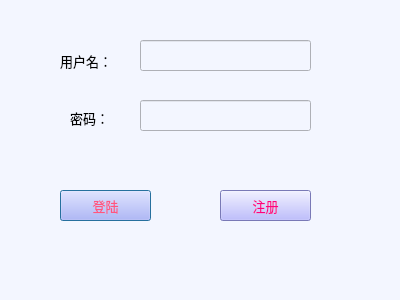
<?xml version="1.0" encoding="UTF-8"?>
<ui version="4.0">
 <class>LoginDialog</class>
 <widget class="QDialog" name="LoginDialog">
  <property name="geometry">
   <rect>
    <x>0</x>
    <y>0</y>
    <width>400</width>
    <height>300</height>
   </rect>
  </property>
  <property name="minimumSize">
   <size>
    <width>400</width>
    <height>300</height>
   </size>
  </property>
  <property name="maximumSize">
   <size>
    <width>400</width>
    <height>300</height>
   </size>
  </property>
  <property name="font">
   <font>
    <family>微软雅黑</family>
    <pointsize>10</pointsize>
   </font>
  </property>
  <property name="windowTitle">
   <string>登陆</string>
  </property>
  <property name="windowIcon">
   <iconset>
    <normaloff>111111111.jpeg</normaloff>111111111.jpeg</iconset>
  </property>
  <property name="styleSheet">
   <string notr="true">background-color: rgb(243, 246, 255);</string>
  </property>
  <widget class="QLabel" name="userNameLabel">
   <property name="geometry">
    <rect>
     <x>60</x>
     <y>50</y>
     <width>72</width>
     <height>21</height>
    </rect>
   </property>
   <property name="text">
    <string>用户名：</string>
   </property>
  </widget>
  <widget class="QLineEdit" name="userNameLineEdit">
   <property name="geometry">
    <rect>
     <x>140</x>
     <y>40</y>
     <width>171</width>
     <height>31</height>
    </rect>
   </property>
  </widget>
  <widget class="QLabel" name="passwordLabel">
   <property name="geometry">
    <rect>
     <x>70</x>
     <y>110</y>
     <width>72</width>
     <height>16</height>
    </rect>
   </property>
   <property name="text">
    <string>密码：</string>
   </property>
  </widget>
  <widget class="QLineEdit" name="passwordLineEdit">
   <property name="geometry">
    <rect>
     <x>140</x>
     <y>100</y>
     <width>171</width>
     <height>31</height>
    </rect>
   </property>
  </widget>
  <widget class="QPushButton" name="loginPushButton">
   <property name="geometry">
    <rect>
     <x>60</x>
     <y>190</y>
     <width>91</width>
     <height>31</height>
    </rect>
   </property>
   <property name="styleSheet">
    <string notr="true">color: rgb(255, 85, 127);
background-color: rgb(170, 170, 255);</string>
   </property>
   <property name="text">
    <string>登陆</string>
   </property>
  </widget>
  <widget class="QPushButton" name="registerPushButton">
   <property name="geometry">
    <rect>
     <x>220</x>
     <y>190</y>
     <width>91</width>
     <height>31</height>
    </rect>
   </property>
   <property name="font">
    <font>
     <family>微软雅黑</family>
     <pointsize>10</pointsize>
    </font>
   </property>
   <property name="styleSheet">
    <string notr="true">color: rgb(255, 0, 127);
background-color: rgb(170, 170, 255);</string>
   </property>
   <property name="text">
    <string>注册</string>
   </property>
  </widget>
 </widget>
 <resources/>
 <connections/>
</ui>
